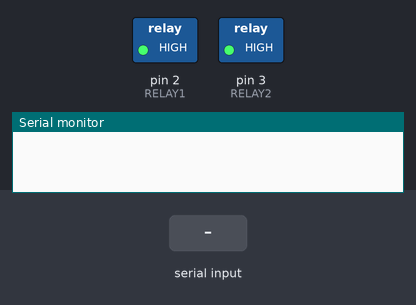
The sketch below on a simulated Arduino Uno, built with avr-gcc and run on an emulated ATmega328P. Shown: switched loads named in the sketch (green lamp = pin HIGH), the last lines printed to the serial monitor. Inputs (shaded band) come from the test bench.

Above: at 1.2 s.
1.3 s: "B" received over the second serial link
At 2.5 s:
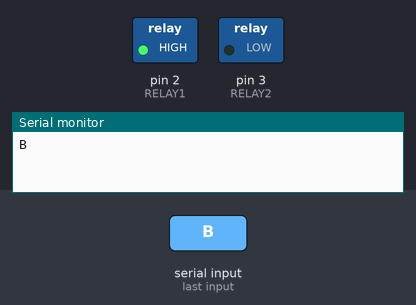
2.8 s: "F" received over the second serial link
At 3.7 s:
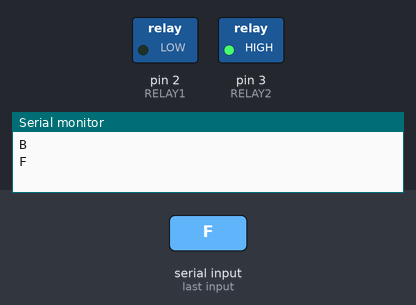
4.3 s: "S" received over the second serial link
At 4.9 s:
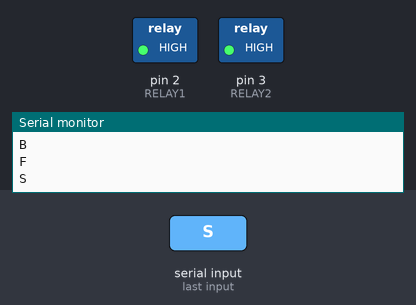
Timing chart, 0 to 7.3 s (numbered marks = the images above; inputs shaded):
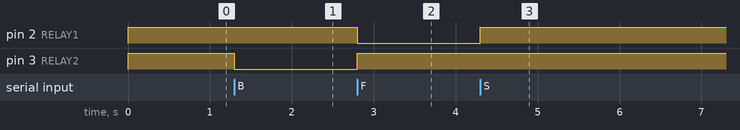

The sketch:

arpon_esp.ino
```cpp
#include <SoftwareSerial.h>

SoftwareSerial BTSerial(10, 11);  // RX, TX

#define RELAY1 2  // Forward Left
#define RELAY2 3  // Forward Right


void setup() {
    Serial.begin(9600);
    BTSerial.begin(9600);

    pinMode(RELAY1, OUTPUT);
    pinMode(RELAY2, OUTPUT);


    stopCar();
}

void loop() {
    if (BTSerial.available()) {
        char command = BTSerial.read();
        Serial.println(command);
        controlCar(command);
    }
}

void controlCar(char cmd) {
    switch (cmd) {
        case 'B': moveForward(); break;
        case 'F': moveBackward(); break;
        case 'S': stopCar(); break;
    }
}

void moveForward() {
    digitalWrite(RELAY1, HIGH);
    digitalWrite(RELAY2, LOW);

}

void moveBackward() {
    digitalWrite(RELAY1, LOW);
    digitalWrite(RELAY2, HIGH);
}


void stopCar() {
    digitalWrite(RELAY1, HIGH);
    digitalWrite(RELAY2, HIGH);

}
```

Measured:
- after the input at 1.3 s, pin 3 (RELAY2): HIGH → LOW at once
- after the input at 2.8 s, pin 2 (RELAY1): HIGH → LOW at once; pin 3 (RELAY2): LOW → HIGH at once
- after the input at 4.3 s, pin 2 (RELAY1): LOW → HIGH at once
